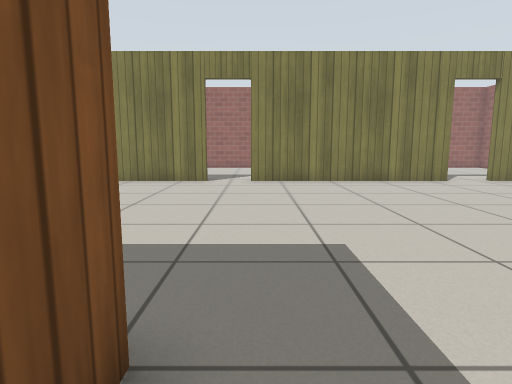
View 1 (above)

23 first-person views from a walk through a Gazebo world. The camera is 0.72 m above the floor, tilts 8° down and sees 75° across. The floor is counted in squares, 0.5 m on a side. Each view is taken from the middle of a square. On the plan, view 1 faces up. The plan holds only what a view shows up to about 15 squares ahead; the rest is blank. Gazebo's built-in surfaces are drawn with simple patterns.

View 2
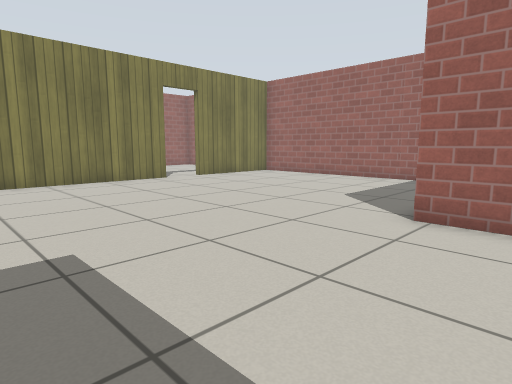

View 3
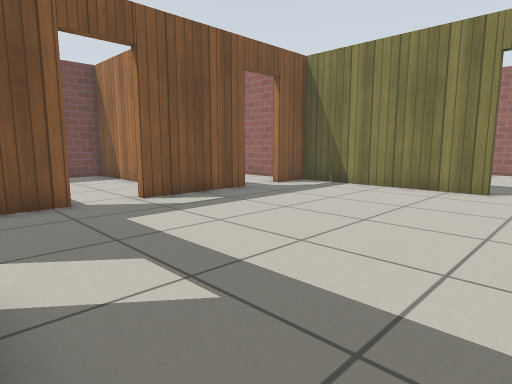

View 4
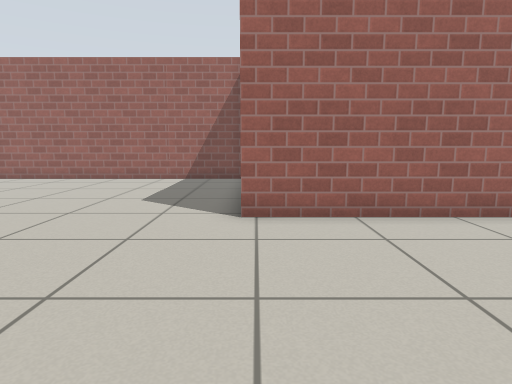

View 5
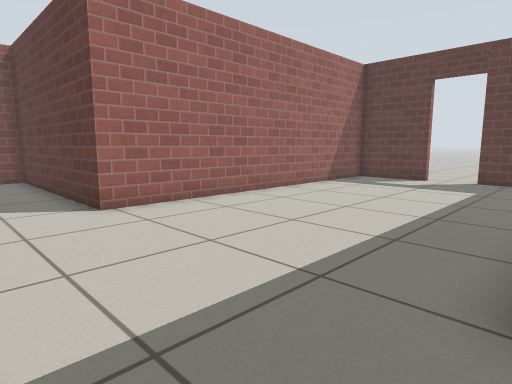

View 6
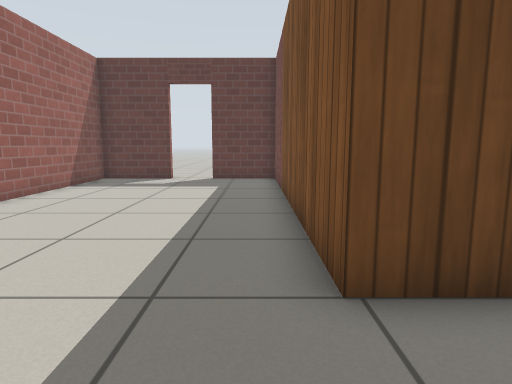

View 7
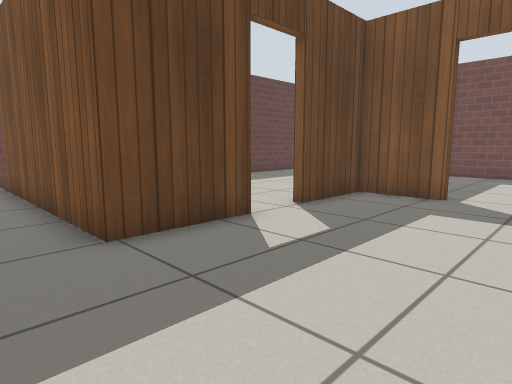

View 8
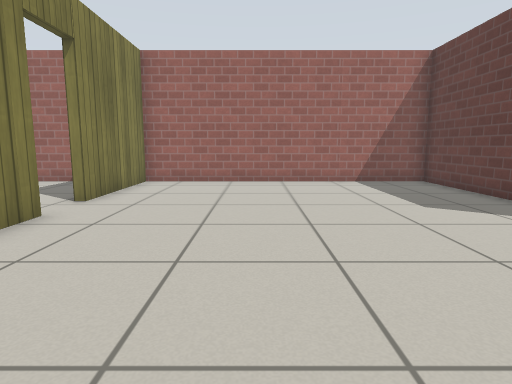

View 9
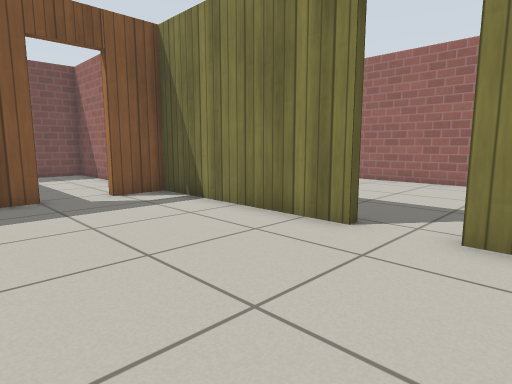

View 10
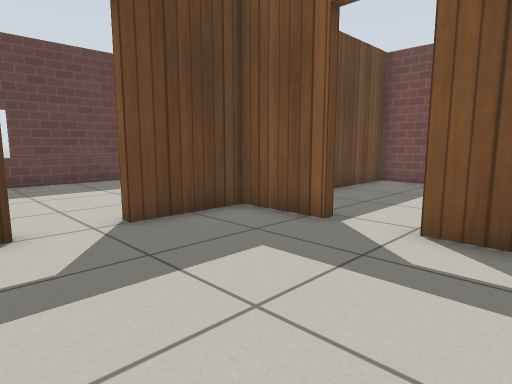

View 11
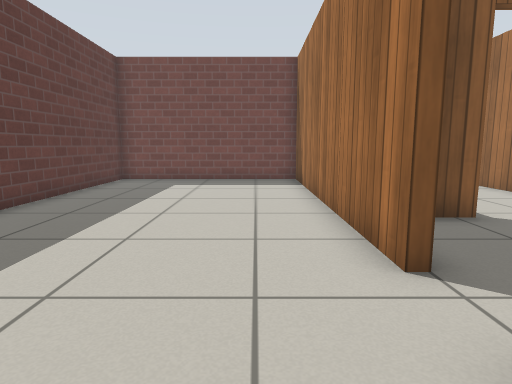

View 12
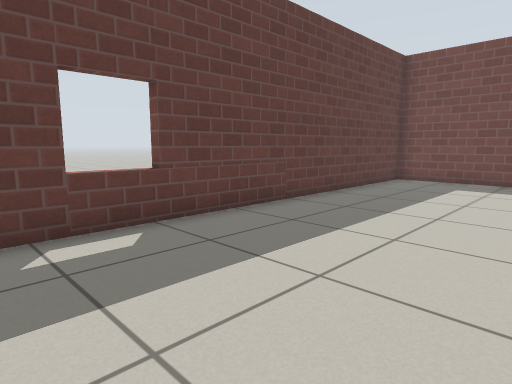

View 13
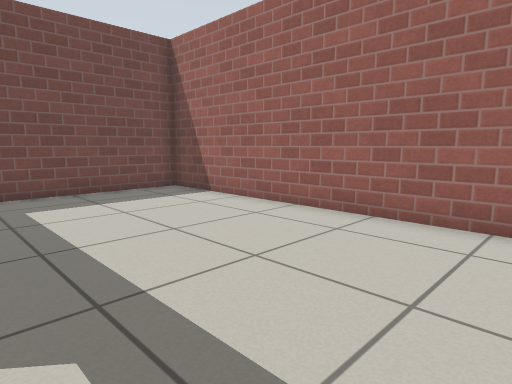

View 14
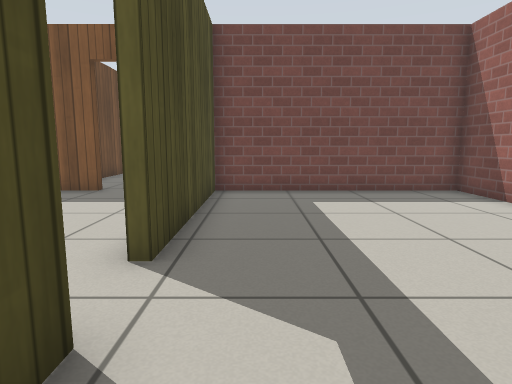

View 15
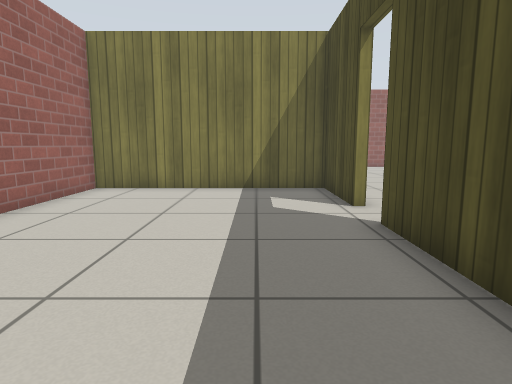

View 16
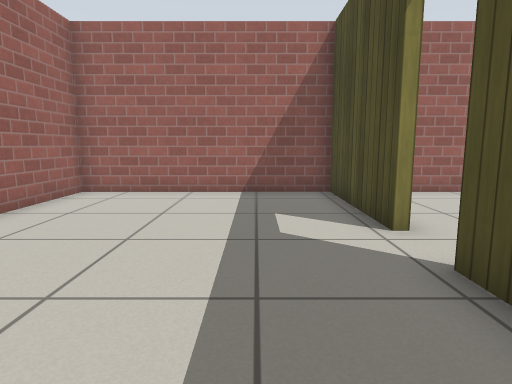

View 17
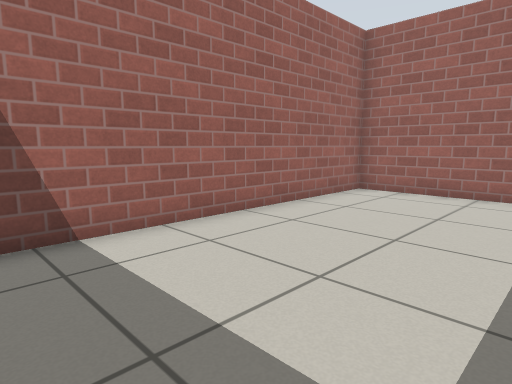

View 18
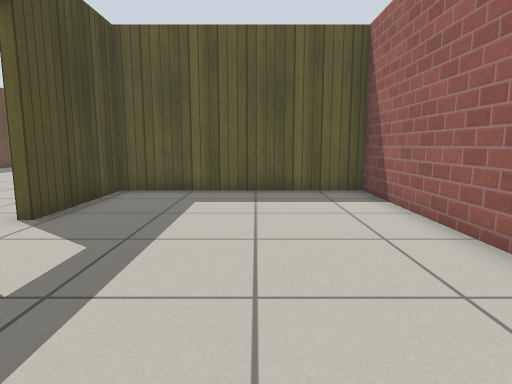

View 19
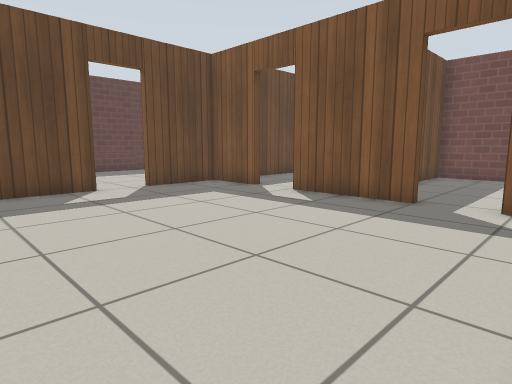

View 20
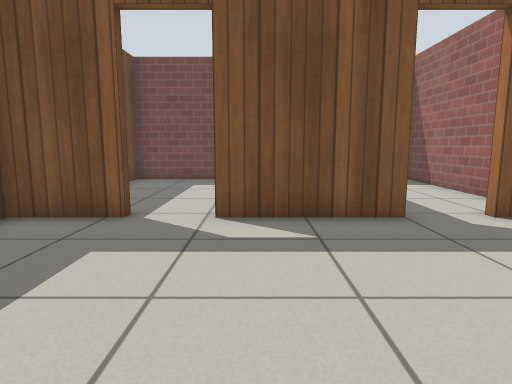

View 21
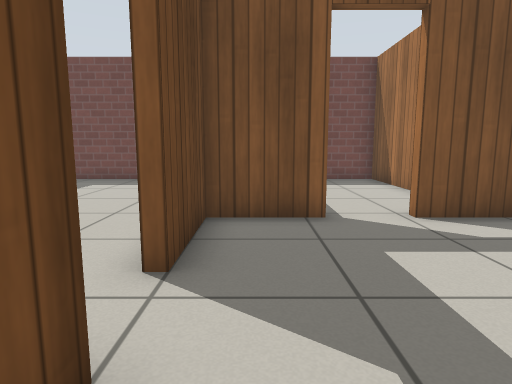

View 22
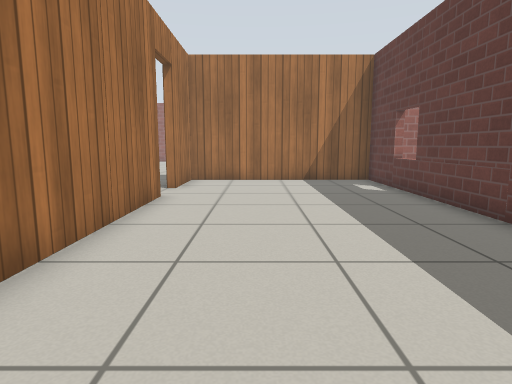

View 23
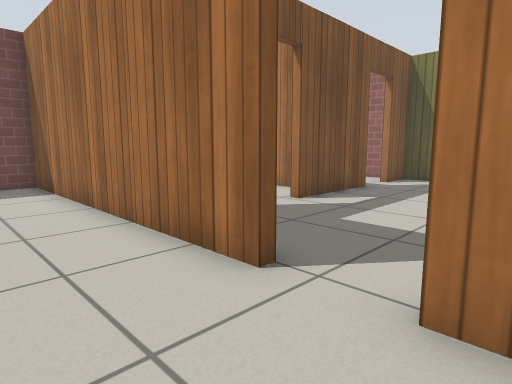

### Floor plan
Ten units are one square. View 1 is at (0, 0); x grows to the right and y downward. Boxes are objects, and circles mark ways between rooms. Rooms are numbered by the first view taken in them; rooms with no view inside come last. Other rooms are left out.
<svg viewBox="-167 -219 315 318">
<path fill="none" stroke="#000" d="M-39 -20 -8 -20 -8 94 19 94M78 -134 -2 -134M-19 -134 -85 -134 -85 -118M-85 -45 -85 -20 -56 -20M-85 -100 -85 -61M36 94 66 94 66 -23 143 -23 143 -134 95 -134M-56 -17 -162 -17 -162 57 -11 57 -11 -17 -39 -17M-2 -137 31 -137 31 -214 -85 -214 -85 -137 -20 -137M95 -137 143 -137 143 -214 34 -214 34 -137 78 -137M-103 -80 -162 -80 -162 -20 -126 -20M-95 -134 -161 -134M-162 -126 -162 -83 -125 -83"/>
<circle cx="-45" cy="-20" r="3" fill="#2a7"/>
<circle cx="-13" cy="-137" r="3" fill="#2a7"/>
<circle cx="85" cy="-135" r="3" fill="#2a7"/>
<circle cx="-90" cy="-55" r="3" fill="#2a7"/>
<circle cx="-90" cy="-105" r="3" fill="#2a7"/>
<text x="30" y="-50">1</text>
<text x="-90" y="20">2</text>
<text x="-30" y="-180">3</text>
<text x="90" y="-180">4</text>
<text x="-130" y="-50">5</text>
<text x="-120" y="-110">6</text>
</svg>
Room 1 opens to room 2. Room 1 opens to room 3. Room 1 opens to room 4. Room 1 opens to room 5. Room 1 opens to room 6.

Where each view was taken, in squares from view 1:
view 1: 0 up, 0 right, facing up
view 2: 0 up, 0 right, facing up-right
view 3: 2 up, 0 right, facing up-left
view 4: 2 up, 0 right, facing right
view 5: 5 up, 1 left, facing down-right
view 6: 5 up, 0 right, facing down
view 7: 7 up, 1 right, facing down-left
view 8: 9 up, 1 right, facing right
view 9: 8 up, 1 right, facing up-left
view 10: 8 up, 3 left, facing down-left
view 11: 0 up, 2 left, facing left
view 12: 0 up, 2 left, facing down-left
view 13: 15 up, 2 right, facing up-left
view 14: 15 up, 2 right, facing left
view 15: 16 up, 8 left, facing right
view 16: 16 up, 4 right, facing right
view 17: 16 up, 4 right, facing up-right
view 18: 18 up, 14 right, facing left
view 19: 13 up, 0 right, facing down-left
view 20: 7 up, 2 left, facing left
view 21: 3 up, 2 left, facing left
view 22: 1 down, 15 left, facing right
view 23: 1 down, 3 left, facing up-left
